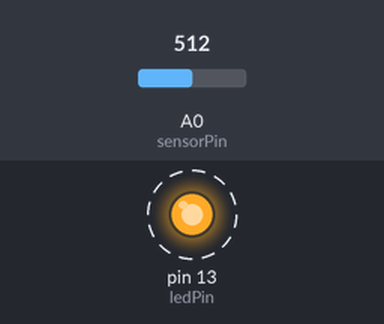
A sketch run on a simulated Arduino Uno, built with avr-gcc and run on an emulated ATmega328P. Shown: output pins drawn as LEDs (lit = HIGH). Dashed ring = blinking. Inputs (shaded band) come from the test bench; at power-on: A0 (sensorPin) = 512. What the sketch prints to the serial monitor is not drawn.

Above: at 0.5 s.
Timing chart, 0 to 4.6 s (numbered marks = the images above):
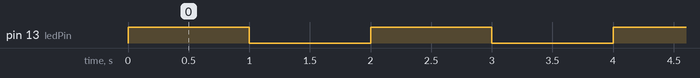

The sketch:

cpp14_dowhile.ino
```cpp
/*
do... while ...
*/

const int ledPin = 13;
const int sensorPin = 0;

void setup()
{
    pinMode(ledPin, OUTPUT);
    pinMode(sensorPin, INPUT);
    Serial.begin(9600);
}

void loop()
{
    do
    {
        blink();
        Serial.print('.');
        Serial.println(analogRead(sensorPin));
    } while (analogRead(sensorPin) > 100);
}

void blink()
{
    digitalWrite(ledPin, HIGH);
    delay(1000);
    digitalWrite(ledPin, LOW);
    delay(1000);
}
```

Measured:
- by itself, pin 13 (ledPin): alternates HIGH for 1.0 s and LOW for 1.0 s
